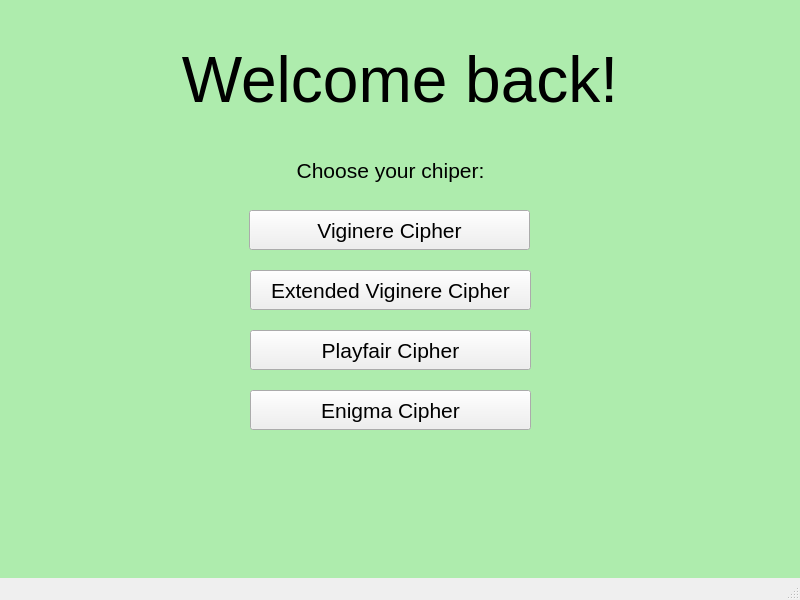
<?xml version="1.0" encoding="UTF-8"?>
<ui version="4.0">
 <class>MainWindow</class>
 <widget class="QMainWindow" name="MainWindow">
  <property name="geometry">
   <rect>
    <x>0</x>
    <y>0</y>
    <width>800</width>
    <height>600</height>
   </rect>
  </property>
  <property name="windowTitle">
   <string>MainWindow</string>
  </property>
  <widget class="QWidget" name="centralwidget">
   <widget class="QLabel" name="label">
    <property name="geometry">
     <rect>
      <x>250</x>
      <y>150</y>
      <width>281</width>
      <height>40</height>
     </rect>
    </property>
    <property name="font">
     <font>
      <pointsize>16</pointsize>
     </font>
    </property>
    <property name="text">
     <string>Choose your chiper:</string>
    </property>
    <property name="alignment">
     <set>Qt::AlignCenter</set>
    </property>
   </widget>
   <widget class="QPushButton" name="pushButton_5">
    <property name="geometry">
     <rect>
      <x>249</x>
      <y>210</y>
      <width>281</width>
      <height>40</height>
     </rect>
    </property>
    <property name="font">
     <font>
      <pointsize>16</pointsize>
     </font>
    </property>
    <property name="text">
     <string>Viginere Cipher</string>
    </property>
   </widget>
   <widget class="QPushButton" name="pushButton_6">
    <property name="geometry">
     <rect>
      <x>250</x>
      <y>270</y>
      <width>281</width>
      <height>40</height>
     </rect>
    </property>
    <property name="font">
     <font>
      <pointsize>16</pointsize>
     </font>
    </property>
    <property name="text">
     <string>Extended Viginere Cipher</string>
    </property>
   </widget>
   <widget class="QPushButton" name="pushButton_7">
    <property name="geometry">
     <rect>
      <x>250</x>
      <y>330</y>
      <width>281</width>
      <height>40</height>
     </rect>
    </property>
    <property name="font">
     <font>
      <pointsize>16</pointsize>
     </font>
    </property>
    <property name="text">
     <string>Playfair Cipher</string>
    </property>
   </widget>
   <widget class="QPushButton" name="pushButton_8">
    <property name="geometry">
     <rect>
      <x>250</x>
      <y>390</y>
      <width>281</width>
      <height>40</height>
     </rect>
    </property>
    <property name="font">
     <font>
      <pointsize>16</pointsize>
     </font>
    </property>
    <property name="text">
     <string>Enigma Cipher</string>
    </property>
   </widget>
   <widget class="QWidget" name="widget" native="true">
    <property name="geometry">
     <rect>
      <x>0</x>
      <y>0</y>
      <width>800</width>
      <height>600</height>
     </rect>
    </property>
    <property name="styleSheet">
     <string notr="true">background-color: rgb(174, 236, 173);</string>
    </property>
    <widget class="QLabel" name="label_6">
     <property name="geometry">
      <rect>
       <x>30</x>
       <y>40</y>
       <width>740</width>
       <height>80</height>
      </rect>
     </property>
     <property name="font">
      <font>
       <pointsize>48</pointsize>
      </font>
     </property>
     <property name="text">
      <string>Welcome back!</string>
     </property>
     <property name="alignment">
      <set>Qt::AlignCenter</set>
     </property>
    </widget>
   </widget>
   <zorder>widget</zorder>
   <zorder>label</zorder>
   <zorder>pushButton_5</zorder>
   <zorder>pushButton_6</zorder>
   <zorder>pushButton_7</zorder>
   <zorder>pushButton_8</zorder>
  </widget>
  <widget class="QMenuBar" name="menubar">
   <property name="geometry">
    <rect>
     <x>0</x>
     <y>0</y>
     <width>800</width>
     <height>21</height>
    </rect>
   </property>
  </widget>
  <widget class="QStatusBar" name="statusbar"/>
 </widget>
 <resources/>
 <connections/>
</ui>
